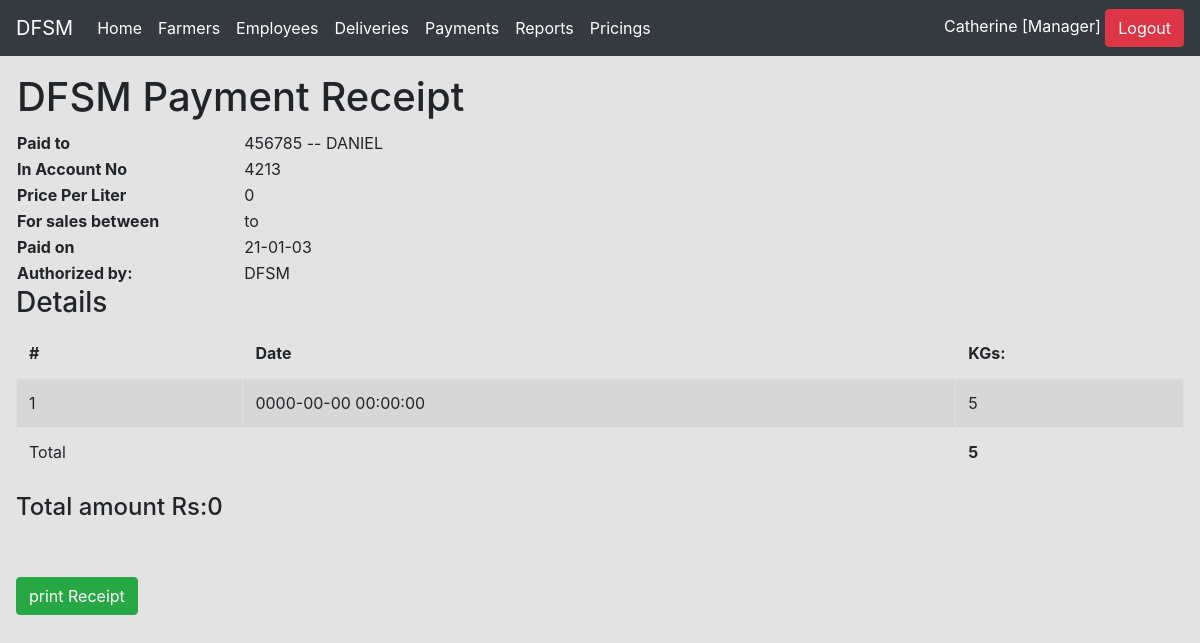
Screenshot of /payment/pay.php?f_no=456785 (signed in) with the database file from the repository.
### tables this page shows
CREATE TABLE `farmers` (
  `f_no` varchar(50) NOT NULL,
  `f_id` text NOT NULL,
  `f_name` varchar(50) NOT NULL,
  `f_locallity` varchar(50) DEFAULT NULL,
  `f_ac` varchar(50) DEFAULT NULL,
  `last_paid` date DEFAULT NULL,
  `f_phone` varchar(20) DEFAULT NULL,
  `f_photo` blob
);

CREATE TABLE `delivery` (
  `id` int(11) NOT NULL,
  `r_f_no` varchar(50) NOT NULL,
  `r_kg` float NOT NULL,
  `r_dt` timestamp NOT NULL DEFAULT CURRENT_TIMESTAMP,
  `r_received_by` varchar(50) NOT NULL,
  `r_deliverer` varchar(50) DEFAULT NULL
);

### payment/pay.php (the view, shortened to what this page needs)
<?php
include '../incl/header.incl.php';
include '../incl/conn.incl.php';
if (isset($_GET['f_no'])) {
    $f_no = mysqli_real_escape_string($conn, $_GET['f_no']);
    $start = mysqli_real_escape_string($conn, $_REQUEST['start']);
    $end = mysqli_real_escape_string($conn, $_REQUEST['end']);
    $rate=0;
    $farmer = mysqli_fetch_array(mysqli_query($conn,"select f_no,f_name,last_paid,f_ac from farmers where f_no=$f_no"));
    $result = mysqli_query($conn,"SELECT * FROM `delivery` WHERE r_f_no=$f_no and `r_dt` >='$start' and `r_dt` <= '$end'") or trigger_error(mysqli_error($conn));
    $farmer_total = 0;
    ?>
    <div id="printable">
        <table id="receipt"  >
            <thead style="margin-bottom: 20px">
            <th colspan="2"  ><h1>DFSM Payment Receipt</h1></th>
            </thead>
            <tbody>
                <tr><td><strong>Paid to</strong></td><td><?php echo $f_no . ' -- ' . $farmer['f_name']; ?> </td></tr>
                <tr><td><strong>In Account No</strong></td><td> <?php echo $farmer['f_ac']; ?></td></tr>
                <tr><td><strong>Price Per Liter</strong></td><td> <?php echo $rate ?></td></tr>
                <tr><td><strong>For sales between</strong></td><td> <?php echo $start . ' to ' . $end ?></td></tr>
                <tr><td><strong>Paid on</strong></td><td> <?php echo date('y-m-d'); ?> </td></tr>
                <tr><td><strong>Authorized by:</strong></td><td><?php echo 'DFSM'; ?></td></tr>
        </table>
        <h3>Details</h3>
        <?php
        echo '<table id="details" class="table table-hover table-striped table-condensed table-bordered">';
        echo '<thead class="" ><th>#</th><th>Date</th><th>KGs:</th></thead><tbody>';
        $count = 0;
        while ($row = mysqli_fetch_array($result)) {
            foreach ($row AS $key => $value) {
                $row[$key] = stripslashes($value);
            }
            $count+=1;
            $farmer_total+=nl2br($row['r_kg']);
            echo "<tr>";
            echo '<td>' . $count . '</td>';
            echo "<td valign='top'>" . nl2br($row['r_dt']) . "</td>";
            echo "<td valign='top'>" . nl2br($row['r_kg']) . "</td>";
            echo "</tr>";
        }
        echo "<tr><td>Total</td><td></td><td><strong> $farmer_total</strong></td><tr>";
        echo '</tbody></table>';
        echo '<h4>Total amount Rs:'. ($farmer_total * $rate) .'</h4>';
        ?>
    </div>
    <br/><br/>
    <form method="post" action="" class="form-inline">
        <input type="submit" id="print" class="btn btn-success" value="print Receipt">
    </form>
    <?php
}
?>
<?php include '../incl/footer.incl.php'; ?>

### rows the page displays
farmers: f_name "DANIEL", f_ac "4213"
delivery: r_dt "0000-00-00 00:00:00", r_kg "5"

### other values shown
$singlename "Catherine"
$current_user['role'] "Manager"
$f_no "456785"
$rate "0"
$farmer_total "5"
$farmer_total * $rate "0"
